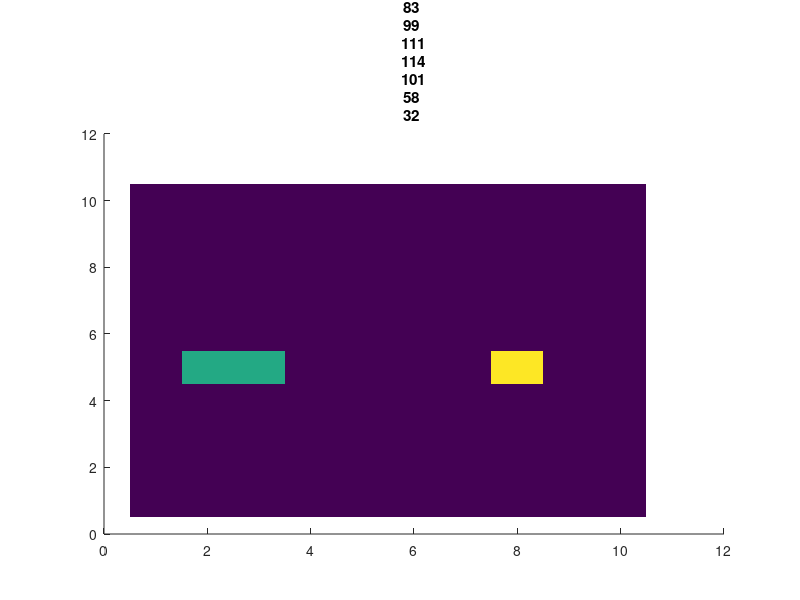

Source code (MATLAB): (Note: this script raises an error after producing the figure.)
BoardSize = 10;
gameBoard = zeros(BoardSize);

appleLocation = [8, 5];

gameBoard(appleLocation(2), appleLocation(1)) = 5;

snakeLocations = [2, 5; 3,5];

score = 0;

figure
hold on
while(sum(ismember(gameBoard, 0)) >= 1)
    
    gameBoard = zeros(BoardSize);
    gameBoard(appleLocation(2), appleLocation(1)) = 5;
    gameBoard(snakeLocations(:,2), snakeLocations(:,1)) = 3;
    

    imagesc(gameBoard)
    title("Score: " + score)
    
    Action = input("Pick a Direction [N, E, S, W]");
    
    %Perform Action
    switch(Action)
        case(1) %N
            snakeLocations = [[snakeLocations(1,1), snakeLocations(1,2) + 1]; snakeLocations];
        case(2) %E
            snakeLocations = [[snakeLocations(1,1) + 1, snakeLocations(1,2)]; snakeLocations];
        case(3) %S
            snakeLocations = [[snakeLocations(1,1), snakeLocations(1,2) - 1]; snakeLocations];
        case(4) %W
            snakeLocations = [[snakeLocations(1,1) - 1, snakeLocations(1,2)]; snakeLocations];
        otherwise
            fprintf("\nMake a move")
    end
    
    %Evaluate failure conditions
    snakeLocations
    
    newHeadLoc = [snakeLocations(1,1), snakeLocations(1,2)];
    for i = 1: size(snakeLocations, 1)
        if((sum(sum(ismember(snakeLocations, newHeadLoc))) > 1) || (sum(ismember(newHeadLoc, 0)) >= 1) || (sum(ismember(newHeadLoc, BoardSize + 1)) >= 1))
            failed = 1;
            isDone = 1;
        else
            failed = 0;
            isDone = 0;
        end
    end
    
    distanceToApple = getDistance(newHeadLoc, appleLocation);
    
    if(newHeadLoc == appleLocation) 
        score = score + 1;
        appleLocation = randi(BoardSize, 1, 2);
    else
        snakeLocations(end, :) = [];
    end
end

isDone = 1;

